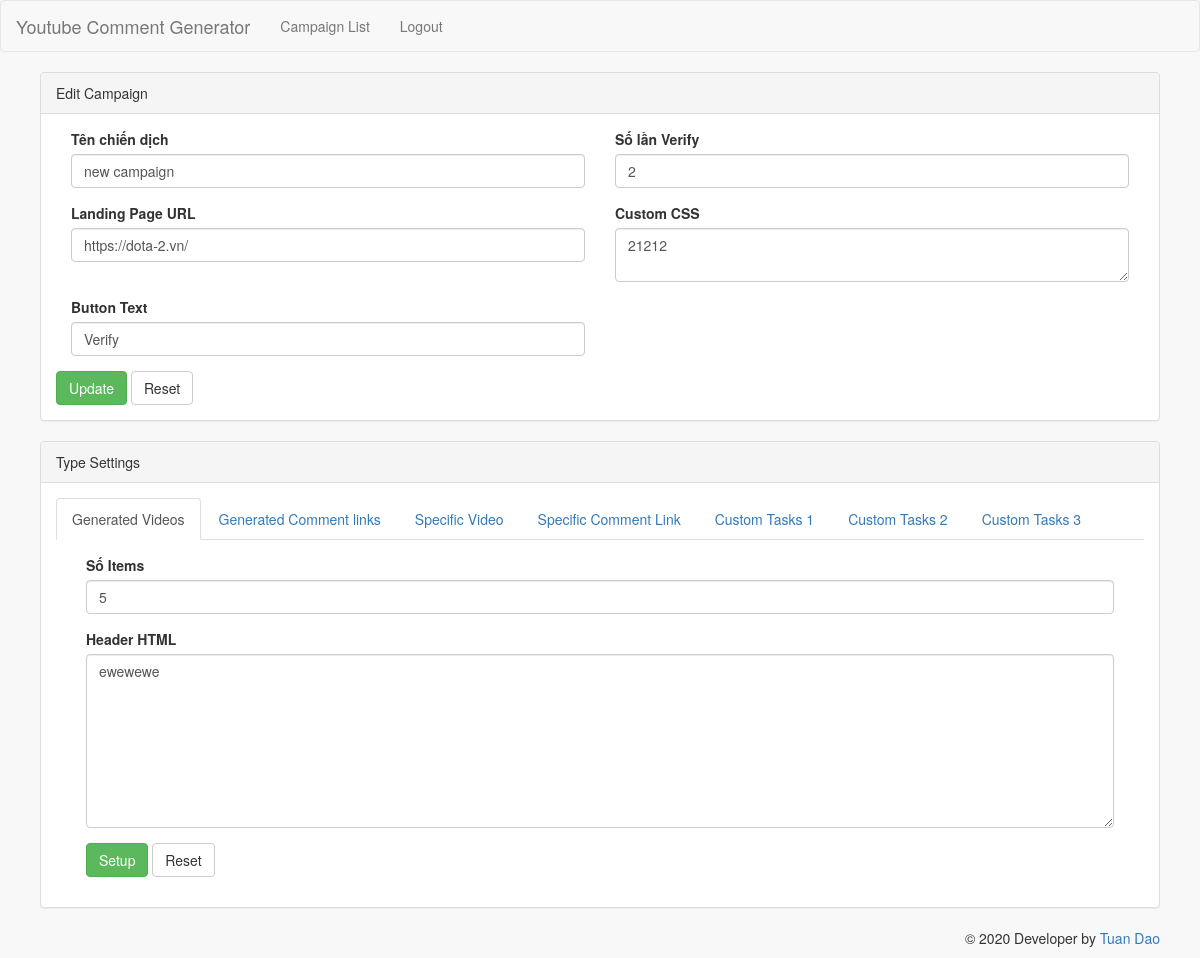
/edit-campaign.php?id=15 (signed in), run on an earlier commit of the app's database.
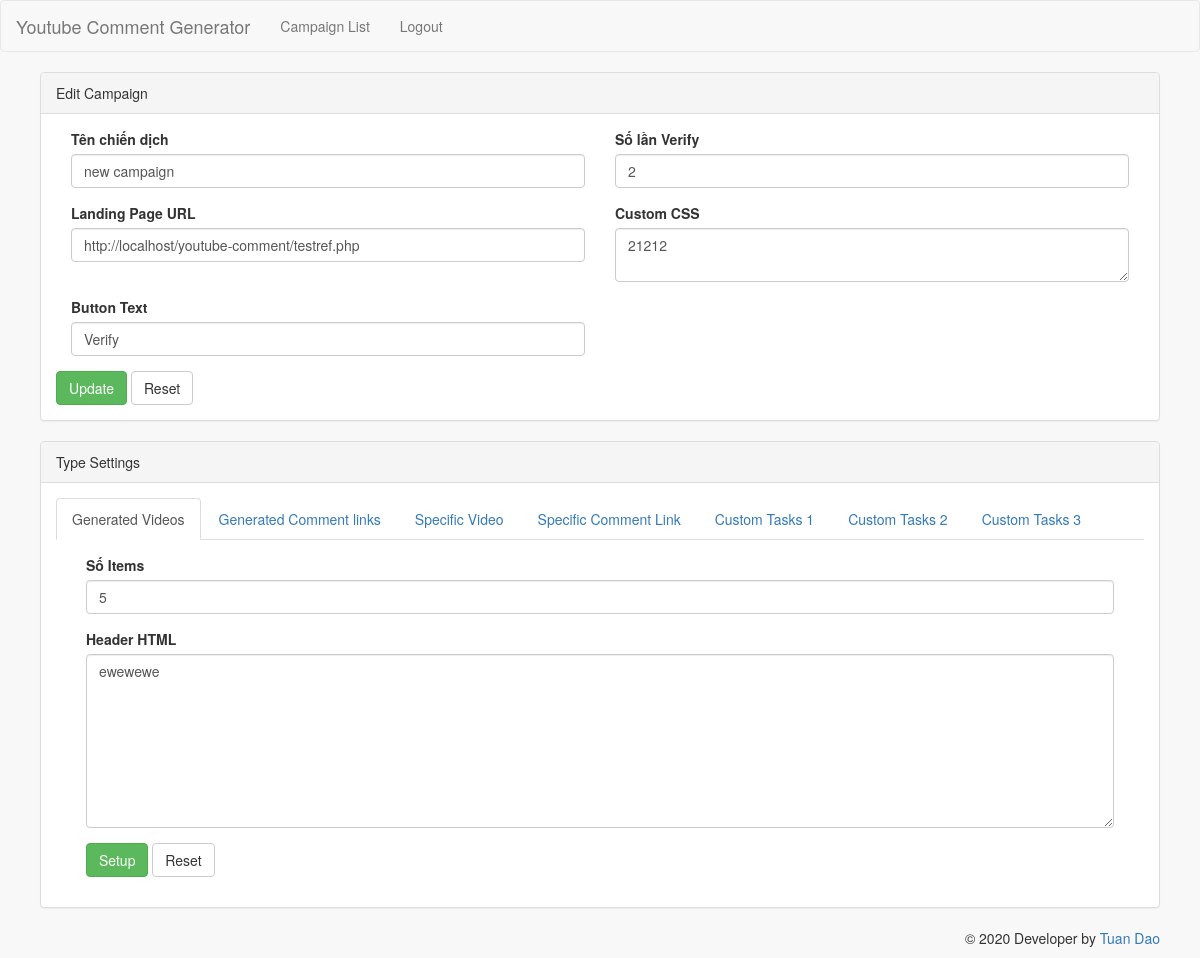
And on a later commit of the database.
### tables this page shows
CREATE TABLE IF NOT EXISTS `campaign` (
  `id` int(10) UNSIGNED NOT NULL AUTO_INCREMENT,
  `name` varchar(256) DEFAULT NULL,
  `verify_number` int(11) DEFAULT NULL,
  `landing_page` varchar(512) DEFAULT NULL,
  `btn_text` varchar(128) DEFAULT NULL,
  `custom_css` text DEFAULT NULL,
  PRIMARY KEY (`id`)
);

### DbModel.php (called while the page is built, shortened)
<?php
class DbModel {
    private $link = null;
    public function __construct() {
        $this->link = mysqli_connect(DB_HOST, DB_USER, DB_PASSWORD, DB_NAME);
        mysqli_set_charset($this->link, "utf8");
    }
    public function get_campaign_by_id($id) {
        $query = "SELECT * FROM campaign WHERE id = '$id' LIMIT 1";
        $result = mysqli_query($this->link, $query);
        if ($result) {
            $return = mysqli_fetch_assoc($result);
            if ($return) return $return;
        }
        return [];
    }
}

### edit-campaign.php (the view, shortened to what the changed rows need)
<?php
require_once 'layout/header.php';
?>
<?php
$id = $_GET['id'];
$dbModel = new DbModel();
$campaign = $dbModel->get_campaign_by_id($id);
?>
    <div class="row">
        <div class="col-lg-12">
            <div class="panel panel-default">
                <div class="panel-body">
                    <div class="row show-grid">
                        <form method="POST" id="update_campaign_form">
                            <div class="col-md-12">
                                <div class="col-md-6">
                                    <div class="form-group">
                                        <label>Tên chiến dịch</label>
                                        <input class="form-control" name="name" value="<?php echo $campaign['name'] ?>"
                                               maxlength="256" required>
                                    </div>
                                </div>
                                <div class="col-md-6">
                                    <div class="form-group">
                                        <label>Số lần Verify</label>
                                        <input class="form-control" name="verify_number"
                                               value="<?php echo $campaign['verify_number'] ?>" required
                                               placeholder="Nhập Số lần Verify">
                                    </div>
                                </div>
                                <div class="col-md-6">
                                    <div class="form-group">
                                        <label>Landing Page URL</label>
                                        <input class="form-control" name="landing_page"
                                               value="<?php echo urldecode($campaign['landing_page']) ?>"
                                               maxlength="512"
                                               placeholder="Nhập trang đích của chiến dịch">
                                    </div>
                                </div>
                                <div class="col-md-6">
                                    <div class="form-group">
                                        <label>Custom CSS</label>
                                        <textarea class="form-control" name="custom_css"
                                                  placeholder=".btn-verify { color: red; }"><?php echo $campaign['custom_css'] ?? '' ?></textarea>
                                    </div>
                                </div>
                                <div class="col-md-6">
                                    <div class="form-group">
                                        <label>Button Text</label>
                                        <input class="form-control" name="btn_text"
                                               value="<?php echo $campaign['btn_text'] ?>"
                                               placeholder="Nhập Button Text">
                                    </div>
                                </div>
                            </div>
                        </form>
                    </div>
                </div>
            </div>
        </div>
    </div>
    <link rel="stylesheet" href="//netdna.bootstrapcdn.com/bootstrap/3.1.1/css/bootstrap.min.css">
    <link rel="stylesheet" href="assets/css/custom.css">
<?php
require_once 'layout/footer.php';
?>

What changed in the data, as far as the page shows it:
changed campaign "new campaign": landing_page "https://dota-2.vn/" → "http://localhost/youtube-comment/testref.php"
